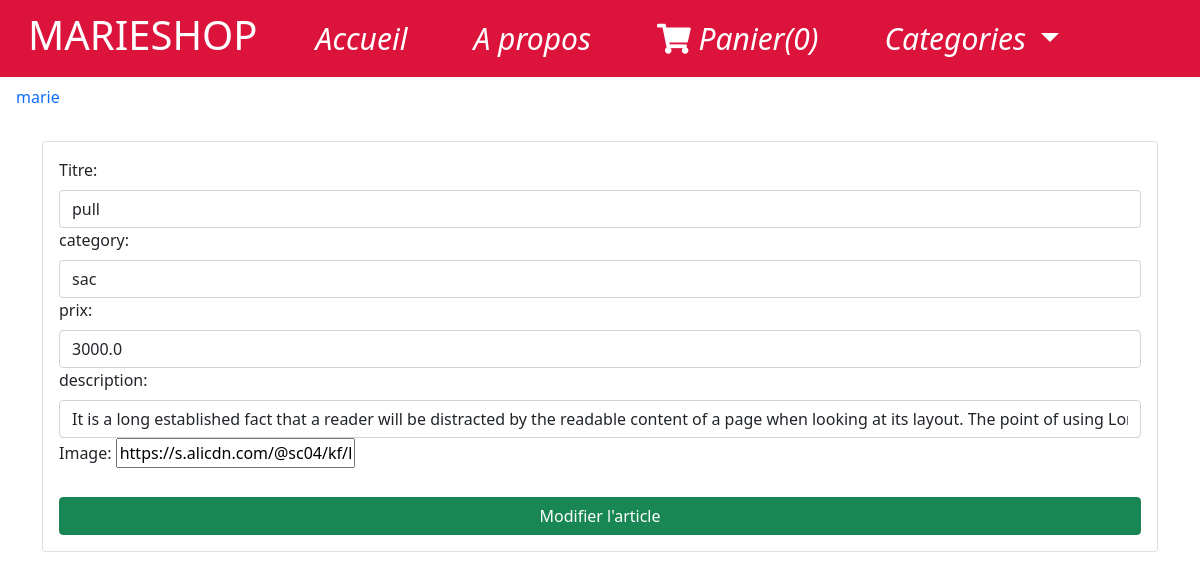
Page /my-admin/update-article/12 (signed in) on the earlier database version.
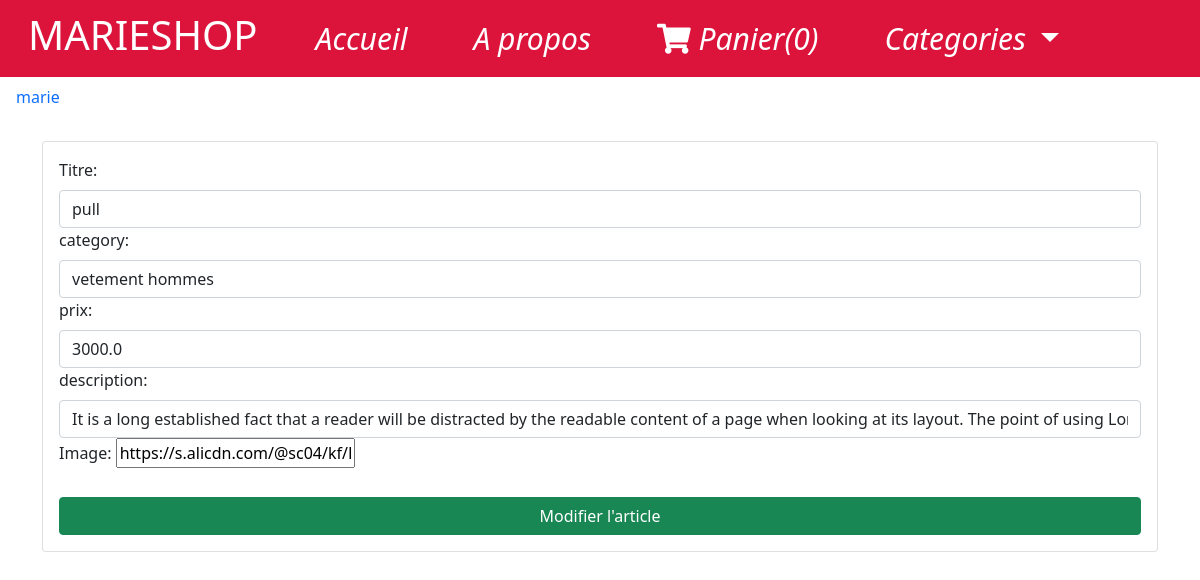
Same page on the later database version.
### store/models.py (models this page shows, shortened)
class product(models.Model):
    title=models.CharField(max_length=200)
    price=models.FloatField()
    description =models.TextField()
    category=ForeignKey(Category,related_name="categorie",on_delete=models.CASCADE)
    image=models.CharField(max_length=5000)
    date_added=models.DateTimeField(auto_now=True)
    class Meta:
        ordering=["-date_added"]

### app_admin/views.py (the view)
# urls.py: path('update-article/<int:pk>', UpdateArticle.as_view(), name="update-article"),
class UpdateArticle(LoginRequiredMixin,UpdateView):
    model = product
    form_class=ArticleForm
    template_name="app_admin/article_form.html"

### store/forms.py
class ArticleForm(forms.ModelForm):
    class Meta:
        model= product
        fields = ['title', 'category', 'price', 'description','image']
        labels = {'title': 'Titre', 'category': 'category', 'price': 'prix',
                  'description': 'description'}
        widgets={
            'title':forms.TextInput(attrs={'class':'form-control'}),
            'category': forms.Select(attrs={'class': 'form-control'}),
            'price': forms.TextInput(attrs={'class': 'form-control'}),
            'description': forms.TextInput(attrs={'class': 'form-control'}),
        }

### store/models.py (called while the page is built)
    def __str__(self) :
        return self.name

### app_admin/templates/app_admin/article_form.html (shortened to what this page needs)
{% extends 'shop/base.html' %}
{% block content %}
      <form class="d-flex">
        {% if user.is_authenticated %}
          <span class="nav-link" >{{user.username}}</span>
          {% endif %}
       </form>
    <div class="container">
         <div class="row">
             <div class="col-md-12">
           <div class="card mt-4">
            <div class="card-body">
                      <form action="" method="POST">
        {{form}}
        <button class="btn btn-success btn-block mt-4">Modifier l'article</button>
    </form>
            {% endblock %}

Differences in the rows shown:
changed product "pull": category "sac" → "vetement hommes"
